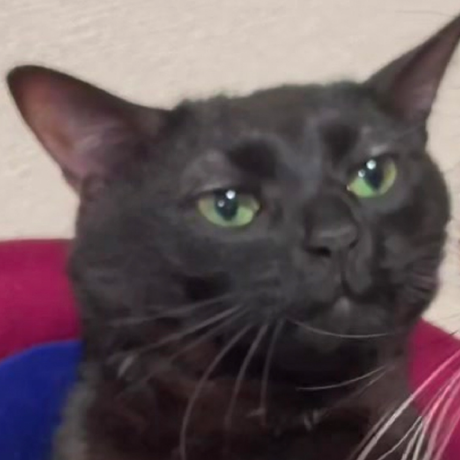
#> input picture Geometric_transformation/images/img.png, 460 x 460 px
$ python affine_rotate.py
#> lines starting #> are read from the running program, lines starting #| are printed output that depends on the picture
import cv2

def affine_rotation():
    src = cv2.imread("images/img.png", cv2.IMREAD_GRAYSCALE)
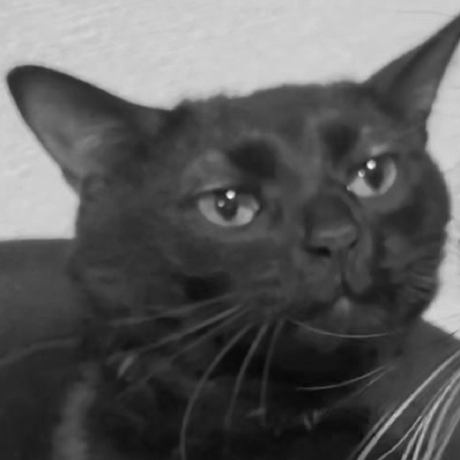
#> src: shape (460, 460); min 6, max 247, mean 90.7

    if src is None:
        print("Image load failed!")
        exit()

    # center에 영상 중심을 기준으로 지정
    # 시계 방향으로 45도 반시계 방향으로 회전시킬것임
    affine_mat = cv2.getRotationMatrix2D((src.shape[1] / 2, src.shape[0] / 2), 45, 1)

    dst = cv2.warpAffine(src, affine_mat, (0, 0))
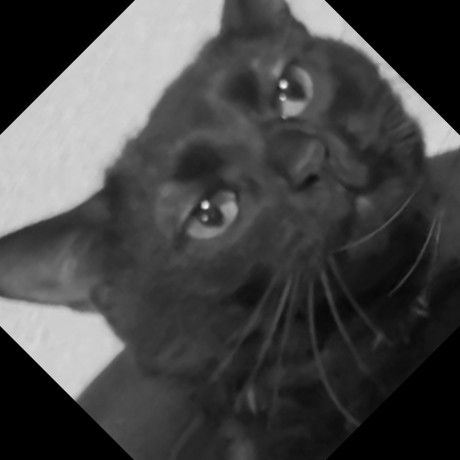
#> dst: shape (460, 460); min 0, max 247, mean 70.7

    cv2.imshow("src", src)
    cv2.imshow("dst", dst)
    cv2.waitKey()
    cv2.destroyAllWindows()

if __name__ == "__main__":
    affine_rotation()
